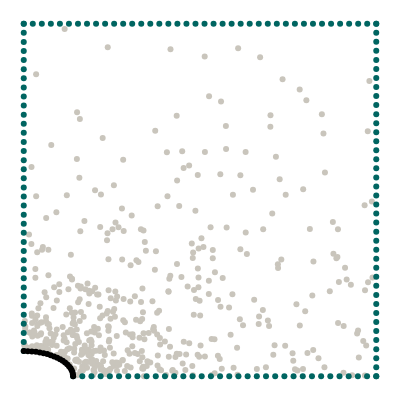

The notebook cell this image was saved under:
### Markdown cell above
## Geometry

We want to model a quarter of a plate with an elliptical hole. The domain itself is represented by collocation points, the boundaries are represented by uniformly sampled points along the perimeter.

### Code cell
import torch
from torch.optim.lr_scheduler import StepLR, ExponentialLR
import numpy as np
from scipy.stats import qmc
from plotly.express.colors import sequential
import plotly.graph_objects as go
import plotly.figure_factory as ff
from tqdm import tqdm
import matplotlib.pyplot as plt
from scipy.interpolate import interp1d
import pandas as pd
import seaborn as sns


torch.set_default_dtype(torch.float64)
from global_constants import L, R, MU, LBD, N1, N2

from new_plate_elliptic_hole import Plate 

# Elliptical axis in x direction
Rx = 0.14
Ry = R**2 / Rx
# Edge samples
N = 40
# Number of collocation points
M = 500

# Epochs
epochs = 1500
# Batch size
batch_size = 64
# Learning rate
lr = 0.001
# Scheduler step width
scheduler_step = 500
# Gamma factor of scheduler
scheduler_gamma = 0.6
# Number of hidden neurons
hn = 256 #recommended by wang et al



def generate_radii_list(min_Ra_x, max_Ra_x, step):
    if step == 0:
        rad_x_list = [min_Ra_x, max_Ra_x]
    else:
        num_steps = int((max_Ra_x - min_Ra_x) / step) + 1
        rad_x_list = np.linspace(min_Ra_x, max_Ra_x, num_steps)
        rad_x_list = [round(rad_x, 2) for rad_x in rad_x_list]
    rad_y_list = []
    for rad_x in rad_x_list:
        rad_y_list.append(R**2 / rad_x)
    return rad_x_list, rad_y_list

def generate_multiple_plates(min_Ra_x, max_Ra_x, step_size):

    list_collo = torch.empty(0,3,requires_grad=True)
    list_top = torch.empty(0,3,requires_grad=True)
    list_right = torch.empty(0,3,requires_grad=True)
    list_left = torch.empty(0,3,requires_grad=True)
    list_bottom = torch.empty(0,3,requires_grad=True)
    list_hole = torch.empty(0,5,requires_grad=True)

    rad_x_list, rad_y_list = generate_radii_list(min_Ra_x, max_Ra_x, step_size)
    for rad_x in rad_x_list:
        p1 = Plate(rad_x, N, M)
        #data_one_plate -> [collocation, top, right, left, bottom, hole, n_hole]
        collo_points, top_points, right_points, left_points, bottom_points, hole_points = p1.generate_dataset()
        list_collo = torch.cat((list_collo, collo_points), dim=0)
        list_top = torch.cat((list_top, top_points), dim=0)
        list_right = torch.cat((list_right, right_points), dim=0)
        list_left = torch.cat((list_left, left_points), dim=0)
        list_bottom = torch.cat((list_bottom, bottom_points), dim=0)
        list_hole = torch.cat((list_hole, hole_points), dim=0)
        
    return list_collo, list_top, list_right, list_left, list_bottom, list_hole 

def generate_multiple_plates_dict(min_Ra_x, max_Ra_x):
    dict_plate_points = dict()
    tuples = [
            ("x_collo", 0, 0),
            ("y_collo", 0, 1),
            ("x_top", 1, 0),
            ("y_top", 1, 1),
            ("x_right", 2, 0),
            ("y_right", 2, 1),
            ("x_left", 3, 0),
            ("y_left", 3, 1),
            ("x_bottom", 4, 0),
            ("y_bottom", 4, 1),
            ("x_hole", 5, 0),
            ("y_hole", 5, 1),   
        ] 
    
    rad_x_list, rad_y_list = generate_radii_list(min_Ra_x, max_Ra_x, 0.01)
    for rad_x in rad_x_list:
        p1 = Plate(rad_x, N, M)
        #data_one_plate -> [collocation, top, right, left, bottom, hole, n_hole]
        data_one_plate = p1.generate_dataset()

        for tuple in tuples:
            key = tuple[0]
            dict_plate_points.setdefault(key, []).append(data_one_plate[tuple[1]][:,tuple[2]])
        #plotting one plate
        #p1.plot_plate_with_hole(*data_one_plate)
    for key in dict_plate_points: 
        #appending list of tensors to one tensor
        dict_plate_points[key] = torch.cat(dict_plate_points[key])
        print(key, "besteht aus",dict_plate_points[key].size(), "Datenpunkten")

    collo_points = torch.column_stack([dict_plate_points["x_collo"], dict_plate_points["y_collo"]])
    top_points = torch.column_stack([dict_plate_points["x_top"], dict_plate_points["y_top"]])
    right_points = torch.column_stack([dict_plate_points["x_right"], dict_plate_points["y_right"]])
    left_points = torch.column_stack([dict_plate_points["x_left"], dict_plate_points["y_left"]])
    bottom_points = torch.column_stack([dict_plate_points["x_bottom"], dict_plate_points["y_bottom"]])
    hole_points = torch.column_stack([dict_plate_points["x_hole"], dict_plate_points["y_hole"]])

    return collo_points, top_points, right_points, left_points, bottom_points, hole_points



p99 = Plate(0.14, N, M)
collocation, top, right, left, bottom, hole = p99.generate_dataset()
p99.plot_plate_with_hole(collocation, top, right, left, bottom, hole)

### Figure 1 — Plotly figure (JSON) as saved in the notebook; plotly's stock layout.template omitted (floating-point values rounded to 4 significant figures; data arrays with more than 128 entries replaced by an {"elided": "..."} marker saying what was removed)
{"data": [{"marker": {"color": "#C9C5BC"}, "mode": "markers", "type": "scatter", "x": {"elided": "500 float values"}, "y": {"elided": "500 float values"}}, {"marker": {"color": "#006561"}, "mode": "markers", "type": "scatter", "x": [0, 0.02564, 0.05128, 0.07692, 0.1026, 0.1282, 0.1538, 0.1795, 0.2051, 0.2308, 0.2564, 0.2821, 0.3077, 0.3333, 0.359, 0.3846, 0.4103, 0.4359, 0.4615, 0.4872, 0.5128, 0.5385, 0.5641, 0.5897, 0.6154, 0.641, 0.6667, 0.6923, 0.7179, 0.7436, 0.7692, 0.7949, 0.8205, 0.8462, 0.8718, 0.8974, 0.9231, 0.9487, 0.9744, 1], "y": [1, 1, 1, 1, 1, 1, 1, 1, 1, 1, 1, 1, 1, 1, 1, 1, 1, 1, 1, 1, 1, 1, 1, 1, 1, 1, 1, 1, 1, 1, 1, 1, 1, 1, 1, 1, 1, 1, 1, 1]}, {"marker": {"color": "#006561"}, "mode": "markers", "type": "scatter", "x": [0.14, 0.1661, 0.1921, 0.2182, 0.2442, 0.2703, 0.2964, 0.3224, 0.3485, 0.3745, 0.4006, 0.4267, 0.4527, 0.4788, 0.5048, 0.5309, 0.557, 0.583, 0.6091, 0.6352, 0.6612, 0.6873, 0.7133, 0.7394, 0.7655, 0.7915, 0.8176, 0.8436, 0.8697, 0.8958, 0.9218, 0.9479, 0.9739, 1], "y": [0, 0, 0, 0, 0, 0, 0, 0, 0, 0, 0, 0, 0, 0, 0, 0, 0, 0, 0, 0, 0, 0, 0, 0, 0, 0, 0, 0, 0, 0, 0, 0, 0, 0]}, {"marker": {"color": "#006561"}, "mode": "markers", "type": "scatter", "x": [0, 0, 0, 0, 0, 0, 0, 0, 0, 0, 0, 0, 0, 0, 0, 0, 0, 0, 0, 0, 0, 0, 0, 0, 0, 0, 0, 0, 0, 0, 0, 0, 0, 0, 0, 0, 0], "y": [0.07143, 0.09722, 0.123, 0.1488, 0.1746, 0.2004, 0.2262, 0.252, 0.2778, 0.3036, 0.3294, 0.3552, 0.381, 0.4067, 0.4325, 0.4583, 0.4841, 0.5099, 0.5357, 0.5615, 0.5873, 0.6131, 0.6389, 0.6647, 0.6905, 0.7163, 0.7421, 0.7679, 0.7937, 0.8194, 0.8452, 0.871, 0.8968, 0.9226, 0.9484, 0.9742, 1]}, {"marker": {"color": "#006561"}, "mode": "markers", "type": "scatter", "x": [1, 1, 1, 1, 1, 1, 1, 1, 1, 1, 1, 1, 1, 1, 1, 1, 1, 1, 1, 1, 1, 1, 1, 1, 1, 1, 1, 1, 1, 1, 1, 1, 1, 1, 1, 1, 1, 1, 1, 1], "y": [0, 0.02564, 0.05128, 0.07692, 0.1026, 0.1282, 0.1538, 0.1795, 0.2051, 0.2308, 0.2564, 0.2821, 0.3077, 0.3333, 0.359, 0.3846, 0.4103, 0.4359, 0.4615, 0.4872, 0.5128, 0.5385, 0.5641, 0.5897, 0.6154, 0.641, 0.6667, 0.6923, 0.7179, 0.7436, 0.7692, 0.7949, 0.8205, 0.8462, 0.8718, 0.8974, 0.9231, 0.9487, 0.9744, 1]}, {"marker": {"color": "black"}, "mode": "markers", "type": "scatter", "x": [0.14, 0.1395, 0.1381, 0.1357, 0.1324, 0.1282, 0.1231, 0.1172, 0.1105, 0.103, 0.09482, 0.08599, 0.07657, 0.06663, 0.05624, 0.04546, 0.03437, 0.02304, 0.01156, 8.573e-18], "y": [0, 0.005899, 0.01176, 0.01753, 0.02319, 0.02869, 0.034, 0.03907, 0.04387, 0.04838, 0.05255, 0.05637, 0.0598, 0.06282, 0.06541, 0.06756, 0.06924, 0.07045, 0.07118, 0.07143]}], "layout": {"height": 400, "margin": {"b": 0, "l": 0, "r": 0, "t": 0}, "showlegend": false, "width": 400, "xaxis": {"visible": false}, "yaxis": {"scaleanchor": "x", "visible": false}}}
